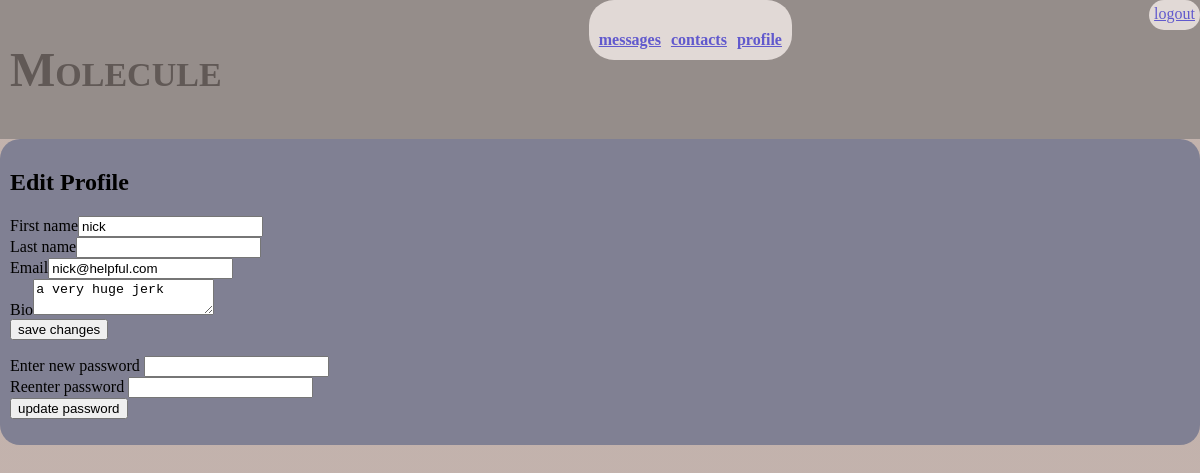
The app's page /edit_profile/ (signed in), older data.
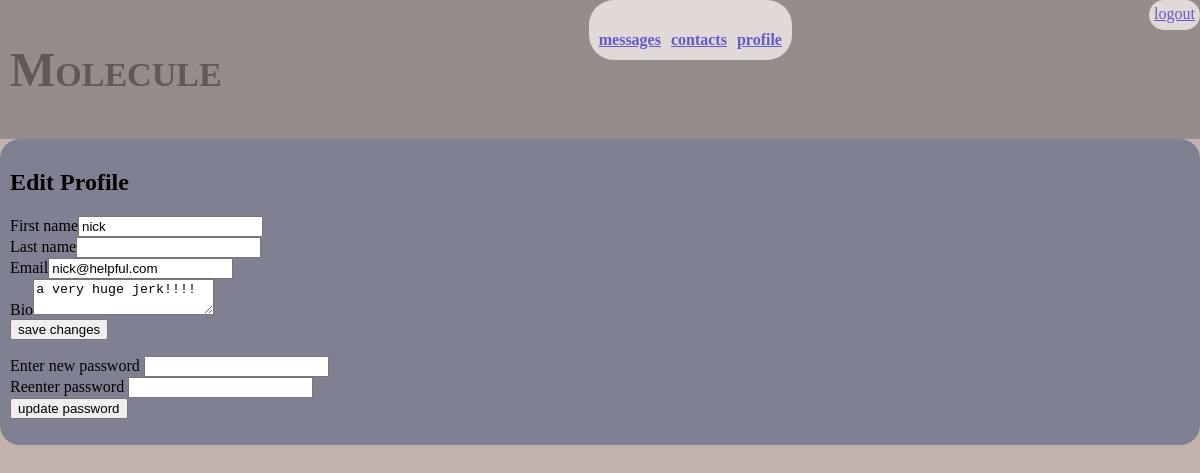
The same page, newer data.
### molecule/models.py (models this page shows, shortened)
class UserProfile(models.Model):
    image = models.ImageField(null=True, blank=True)
    bio = models.TextField(null=True)
    user = models.OneToOneField(User, on_delete=models.CASCADE, related_name='profile')

### molecule/views.py (the view, shortened to what this page needs)
# urls.py: url(r'^edit_profile/', views.edit_profile, name='edit_profile'),
@login_required
def edit_profile(request):
    profile = get_object_or_404(UserProfile, user=request.user)
    messages = {}
    return render(request, 'molecule/edit_profile.html', {'profile':profile, 'messages':messages})

### molecule/templates/molecule/edit_profile.html (shortened to what this page needs)
{% extends 'molecule/loggedin_base.html' %}
{% block content_page %}
    <h2>Edit Profile</h2>
    <div>
        <form action="" method="post">
            First name<input type="text" name="first_name" value="{{user.first_name}}"/><br />
            Last name<input type="text" name="last_name" value="{{user.last_name}}"/><br />
            Email<input type="text" name="email" value="{{user.email}}"/><br />
            Bio<textarea name="bio">{{profile.bio}}</textarea><br />
            <button type="submit">save changes</button><br />
        </form>
    </div>
    <div>
        <form action="" method="post">
            Enter new password <input type="password" name="password"/><br/>
            Reenter password <input type="password" name="verify_password"/><br/>
            <button type="submit">update password</button><br />
        </form>
    </div>
{% endblock %}

### molecule/templates/molecule/loggedin_base.html
{% extends 'molecule/base.html' %}
{% load static %}
{% block content %}
<div id="header">
    {% block sidebar %}
    <div id="title">
        <h1>Molecule</h1>
    </div>
    <div id="navigation">
        <div class="navbar-btn" id="nav1"><h4><a href="{% url 'molecule:messages' %}">messages</a></h4></div>
        <div class="navbar-btn" id="nav2"><h4><a href="{% url 'molecule:groups' %}">contacts</a></h4></div>
        <div class="navbar-btn" id="nav3"><h4><a href="{% url 'molecule:redirect_profile' %}">profile</a></h4></div>
    </div>
    <div id="log_out">
        <a href="{% url 'molecule:logout' %}">logout</a>
    </div>
    {% endblock %}
</div>
<div id="content">
    {% block content_page %}
    {% endblock %}
</div>
{% endblock %}

### molecule/templates/molecule/base.html (shortened to what this page needs)
{% load static %}
<head>
</head>
<link rel="stylesheet" type="text/css" href="{% static 'molecule/test.css' %}"/>
{% block content %}
{% endblock %}

### molecule/static/molecule/test.css (style rules this page uses)
#header { display: flex; justify-content: space-between; border: 0; margin: 0; padding: 0; width: 100%; background-color: dimgrey; opacity: 0.5; z-index: +1; }
#title { display: flex; font-variant: small-caps; font-size: x-large; padding: 10px; font-weight: bold; opacity: 1; }
#navigation { display: flex; flex-direction: row; color: black; background-color:#fff; padding:5px; border-radius: 25px; height: 50px; }
#log_out { top:10px; background-color: #fff; border: 10px; padding:5px; border-radius: 20px; height: 20px; }
h4 { padding: 5px; color: black; }
#content { padding: 10px; background-color: #808093; border-radius: 20px; }

Row changes from the older to the newer data that the page shows:
changed UserProfile: bio "a very huge jerk" → "a very huge jerk!!!!"
